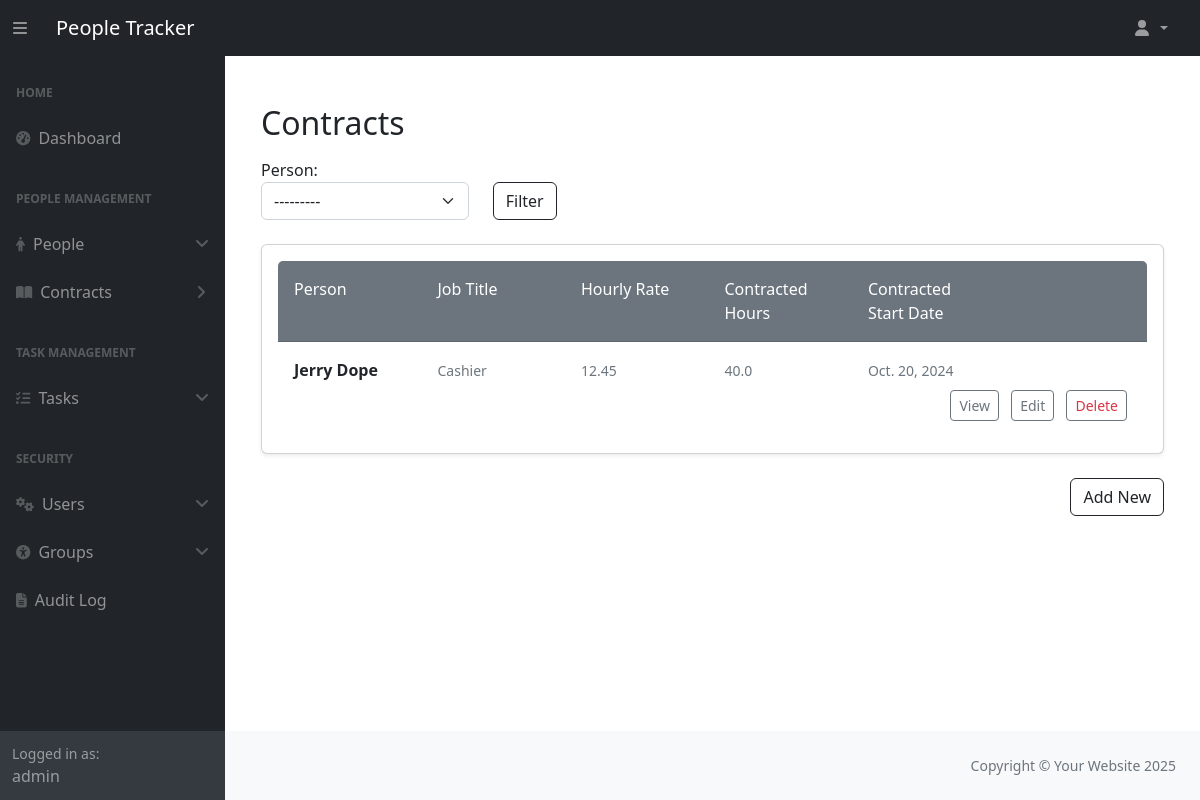
Page /people_management/contracts/ (signed in) on the earlier database version.
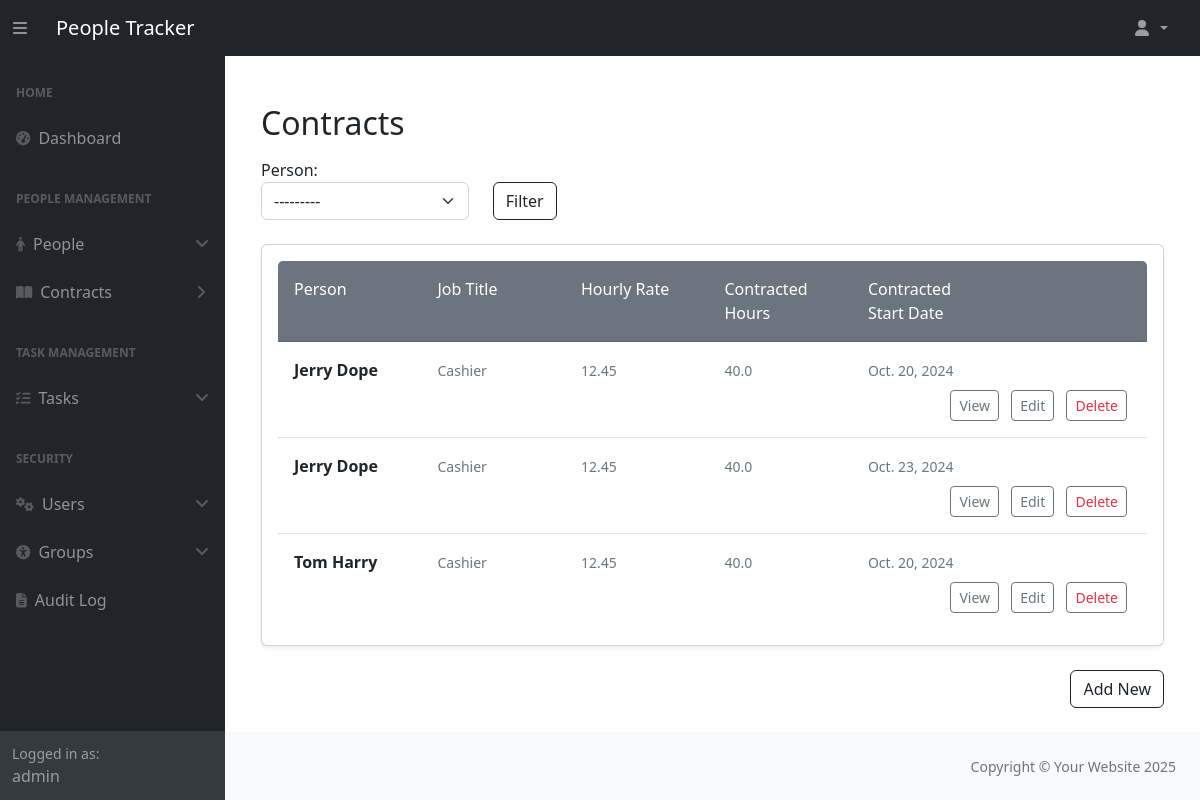
Same page on the later database version.
### people_management/models.py (models this page shows, shortened)
class Contract(models.Model):
    person = models.ForeignKey(
        Person,
        on_delete=models.CASCADE,
        related_name="contracts",
        help_text="The person this contract belongs to.",
    )
    job_title = models.CharField(
        max_length=255, help_text="Job title associated with this contract."
    )
    contract_start = models.DateField(help_text="Contract start date.")
    contract_end = models.DateField(
        null=True, blank=True, help_text="Contract end date (if applicable)."
    )
    hourly_rate = models.FloatField(
        default=12.45,  validators=[MinValueValidator(12.45)],
        help_text="Hourly pay rate for this contract."
    )
    contracted_hours = models.FloatField(
        default=40,validators=[MinValueValidator(0), MaxValueValidator(168)],
        help_text="Number of contracted hours per week."
    )
    history = HistoricalRecords(table_name="contract_history")

class Person(models.Model):
    ROLE_CHOICES = [
        ('employee', 'Employee'),
        ('manager', 'Manager'),
        ('hr_admin', 'HR Admin'),
    ]
    first_name = models.CharField(max_length=50, help_text="The employee's first name.")
    last_name = models.CharField(max_length=50, help_text="The employee's last name.")
    email = models.EmailField(max_length=255, unique=True, help_text="The employee's email address.")
    phone_number = models.CharField(max_length=15, blank=True, help_text="Contact number of the employee.")
    date_of_birth = models.DateField(help_text="Employee's date of birth.")
    active = models.BooleanField(default=False, help_text="Indicates if the person is currently employed.")
    manager = models.ForeignKey(
        'self', on_delete=models.SET_NULL, null=True, blank=True, related_name="team_members",
        help_text="Manager supervising this employee."
    )
    role = models.CharField(
        max_length=10, choices=ROLE_CHOICES, default='employee', help_text="The role of the person in the company."
    )
    user = models.OneToOneField(
        "auth.User", on_delete=models.SET_NULL, related_name="person", null=True, blank=True,
        help_text="The associated Django user account."
    )
    history = HistoricalRecords()
    def __str__(self):
        return f"{self.first_name} {self.last_name}"

### people_management/views.py (the view)
# urls.py: path('contracts/', views.FilteredContractListView.as_view(), name='contracts'),
class FilteredContractListView(LoginRequiredMixin, PermissionRequiredMixin, FilterView):
    model = Contract
    filterset_class = ContractFilter
    permission_required = "people_management.view_contract"
    raise_exception = True
    template_name = "people_management/contract_list.html"
    context_object_name = "contracts"
    def dispatch(self, request, *args, **kwargs):
        person = get_person(request.user)
        if request.user.is_staff or request.user.is_superuser:
            return super().dispatch(request, *args, **kwargs)
        if not person:
            raise PermissionDenied("No profile.")
        if person.role in ["hr_admin", "manager"]:
            return super().dispatch(request, *args, **kwargs)
        raise PermissionDenied("You are not allowed to view contracts.")
    def get_queryset(self):
        qs = super().get_queryset()
        person = get_person(self.request.user)
        if self.request.user.is_staff or self.request.user.is_superuser:
            return qs
        if person and person.role == "hr_admin":
            return qs
        if person and person.role == "manager":
            return qs.filter(person__manager=person)
        return qs.none()

### people_management/context_processors.py (called while the page is built)
def inject_person(request):
    user = request.user
    current_person = getattr(user, "person", None) if user.is_authenticated else None
    return {"current_person": current_person}

### people_management/utils.py (called while the page is built)
def get_person(user):
    try:
        return user.person
    except Person.DoesNotExist:
        return None

### people_management/templates/people_management/contract_list.html
{% extends 'dashboard/base.html' %}
{% block content %}
<div class="container mt-5">
    <h2 class="mb-3">Contracts</h2>
    <form method="get" class="mb-4">
        <div class="row">
            <div class="col-md-3">
                {{ filter.form.person.label_tag }}
                {{ filter.form.person }}
            </div>
            <div class="col-md-2 d-flex align-items-end">
                <button type="submit" class="btn btn-outline-dark">Filter</button>
            </div>
        </div>
    </form>
    <div class="card shadow-sm p-3 rounded">
        <ul class="list-group list-group-flush">
            <li class="list-group-item bg-secondary text-white py-3">
                <div class="row">
                    <div class="col-md-2">Person</div>
                    <div class="col-md-2">Job Title</div>
                    <div class="col-md-2">Hourly Rate</div>
                    <div class="col-md-2">Contracted Hours</div>
                    <div class="col-md-2">Contracted Start Date</div>
                </div>
            </li>
            {% for contract in contracts %}
                <li class="list-group-item py-3">
                    <div class="row">
                        <div class="col-md-2">
                            <strong class="fs-6">{{ contract.person }}</strong>
                        </div>
                        <div class="col-md-2">
                            <span class="text-muted small">{{ contract.job_title }}</span>
                        </div>
                        <div class="col-md-2">
                            <span class="text-muted small">{{ contract.hourly_rate }}</span>
                        </div>
                        <div class="col-md-2">
                            <span class="text-muted small">{{ contract.contracted_hours }}</span>
                        </div>
                        <div class="col-md-2">
                            <span class="text-muted small">{{ contract.contract_start }}</span>
                        </div>
                    </div>
                    <div class="row mt-2">
                        <div class="col text-end">
                            {% if request.user.is_staff or request.user.is_superuser or person and person.role == "hr_admin" or person and person.role == "manager" %}
                                <a href="{% url 'people_management:contract_detail' pk=contract.id %}"
                                   class="btn btn-sm btn-outline-secondary mx-1">
                                    View
                                </a>
                            {% endif %}
                           {% if request.user.is_staff or request.user.is_superuser or person and person.role == "hr_admin" or person and person.role == "manager" %}
                                <a href="{% url 'people_management:update_contract' pk=contract.id %}"
                                   class="btn btn-sm btn-outline-secondary mx-1">
                                    Edit
                                </a>
                                <a href="{% url 'people_management:delete_contract' pk=contract.id %}"
                                   class="btn btn-sm btn-outline-secondary mx-1 text-danger">
                                    Delete
                                </a>
                            {% endif %}
                        </div>
                    </div>
                </li>
            {% empty %}
                <li class="list-group-item text-muted text-center py-3">No contracts available.</li>
            {% endfor %}
        </ul>
    </div>
    {% if request.user.is_staff or request.user.is_superuser or person and person.role == "hr_admin" or person and person.role == "manager" %}
                <div class="mt-4 mb-4 d-flex justify-content-end">
            <a href="{% url 'people_management:create_contract' %}" class="btn btn-outline-dark">
            Add New
            </a>
        </div>
    {% endif %}
</div>
{% endblock %}

### dashboard/templates/dashboard/base.html (shortened to what this page needs)
{% load static %}
<!DOCTYPE html>
<html lang="en">
    <head>
        <link href="https://cdn.jsdelivr.net/npm/simple-datatables@7.1.2/dist/style.min.css" rel="stylesheet" />
        <link rel="stylesheet" href="{% static 'css/style.css' %}?v=1.1">
    </head>
    <body class="sb-nav-fixed">
        {% include 'dashboard/partials/navigation.html' %}
        <div id="layoutSidenav">
            {% include 'dashboard/partials/sidebar.html' %}
            <div id="layoutSidenav_content">
                <main id="main-section">
                    <div class="container-fluid px-4">
                        {% block content %}
                        {% endblock %}
                    </div>
                </main>
                {% include 'dashboard/partials/footer.html' %}
            </div>
        </div>
    </body>
</html>

### dashboard/templates/dashboard/partials/navigation.html (shortened to what this page needs)
<nav class="sb-topnav navbar navbar-expand navbar-dark bg-dark">
    <button class="btn btn-dark" id="sidebarToggle">
        <i class="fas fa-bars"></i>
    </button>
    <a class="navbar-brand ps-3" href="{% url 'dashboard:dashboard' %}">People Tracker</a>
    <ul class="navbar-nav ms-auto me-3 me-lg-4">
        <li class="nav-item dropdown">
            <a class="nav-link dropdown-toggle" id="navbarDropdown" href="#" role="button" data-bs-toggle="dropdown" aria-expanded="false">
                <i class="fas fa-user fa-fw"></i>
            </a>
        </li>
    </ul>
</nav>

### dashboard/templates/dashboard/partials/sidebar.html (shortened to what this page needs)
<div id="layoutSidenav_nav" class="sidebar-overlay">
    <nav class="sb-sidenav accordion sb-sidenav-dark" id="sidenavAccordion">
        <div class="sb-sidenav-menu">
            <div class="nav">
                <div class="sb-sidenav-menu-heading">Home</div>
                <a class="nav-link" href="{% url 'dashboard:dashboard' %}">
                    <div class="sb-nav-link-icon"><i class="fas fa-tachometer-alt"></i></div>
                    Dashboard
                </a>
                {% if perms.people_management.view_person or perms.people_management.view_contract %}
                    <div class="sb-sidenav-menu-heading">People Management</div>
                    {% if perms.people_management.view_person %}
                        <a class="nav-link" href="#" data-bs-toggle="collapse" data-bs-target="#collapsePeople"
                           aria-expanded="false" aria-controls="collapsePeople">
                            <div class="sb-nav-link-icon"><i class="fas fa-person"></i></div>
                            People
                            <div class="sb-sidenav-collapse-arrow"><i class="fas fa-angle-down"></i></div>
                        </a>
                    {% endif %}
                    {% if perms.people_management.view_contract %}
                        <a class="nav-link collapsed" href="#" data-bs-toggle="collapse" data-bs-target="#collapseContracts"
                           aria-expanded="false" aria-controls="collapseContracts">
                            <div class="sb-nav-link-icon"><i class="fas fa-book-open"></i></div>
                            Contracts
                            <div class="sb-sidenav-collapse-arrow"><i class="fas fa-angle-down"></i></div>
                        </a>
                    {% endif %}
                {% endif %}
                {% if perms.task_management.view_task %}
                    <div class="sb-sidenav-menu-heading">Task Management</div>
                    <a class="nav-link" href="#" data-bs-toggle="collapse" data-bs-target="#collapseTasks"
                       aria-expanded="false" aria-controls="collapseTasks">
                        <div class="sb-nav-link-icon"><i class="fas fa-tasks"></i></div>
                        Tasks
                        <div class="sb-sidenav-collapse-arrow"><i class="fas fa-angle-down"></i></div>
                    </a>
                {% endif %}
                {% if perms.auth.view_user or perms.auth.view_group or perms.security.view_securitylog %}
                    <div class="sb-sidenav-menu-heading">Security</div>
                    {% if perms.auth.view_user %}
                        <a class="nav-link" href="#" data-bs-toggle="collapse" data-bs-target="#collapseUsers" aria-expanded="false" aria-controls="collapseUsers">
                            <div class="sb-nav-link-icon"><i class="fas fa-cogs"></i></div>
                            Users
                            <div class="sb-sidenav-collapse-arrow"><i class="fas fa-angle-down"></i></div>
                        </a>
                    {% endif %}
                    {% if perms.auth.view_group %}
                        <a class="nav-link" href="#" data-bs-toggle="collapse" data-bs-target="#collapseGroups" aria-expanded="false" aria-controls="collapseGroups">
                            <div class="sb-nav-link-icon"><i class="fa-solid fa-universal-access"></i></div>
                            Groups
                            <div class="sb-sidenav-collapse-arrow"><i class="fas fa-angle-down"></i></div>
                        </a>
                    {% endif %}
                    {% if perms.security.view_securitylog %}
                        <a class="nav-link" href="{% url 'security:audit_log' %}">
                            <div class="sb-nav-link-icon"><i class="fa-solid fa-file-lines"></i></div>
                            Audit Log
                        </a>
                    {% endif %}
                {% endif %}
            </div>
        </div>
        <div class="sb-sidenav-footer">
            <div class="small">Logged in as:</div>
            <div>
                {% if request.user.person %}
                    {{ request.user.person.first_name }} {{ request.user.person.last_name }}
                {% else %}
                    {{ request.user.username }}
                {% endif %}
            </div>
        </div>
    </nav>
</div>

### dashboard/templates/dashboard/partials/footer.html (shortened to what this page needs)
<footer class="py-4 bg-light mt-auto">
    <div class="container-fluid px-4">
        <div class="d-flex align-items-center justify-content-end small">
            <div class="text-muted">Copyright &copy; Your Website 2025</div>
        </div>
    </div>
</footer>

Differences in the rows shown:
added Contract: person "Jerry Dope", job_title "Cashier", hourly_rate "12.45", contracted_hours "40.0", contract_start "Oct. 23, 2024"
added Contract: person "Tom Harry", job_title "Cashier", hourly_rate "12.45", contracted_hours "40.0", contract_start "Oct. 20, 2024"
